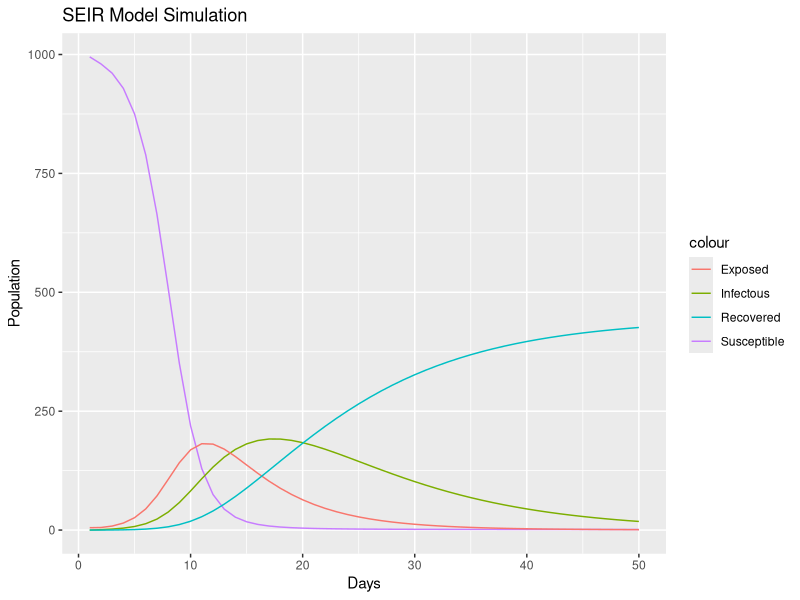
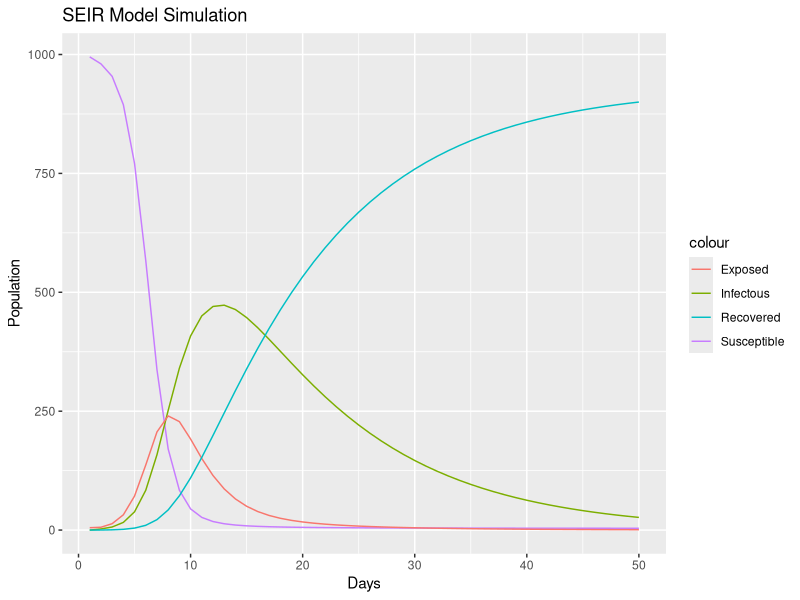

Source code (R) for these figures, in order:
## ---- chunk 1
initial_conditions <- c(S=995, E=5, I=0, R=0)

initial_conditions
## ---- chunk 2
parameters <- c( beta=0.003, sigma=0.2, gamma=0.1)
parameters

## ---- chunk 3
seir_model <- function(time, state, parameters){
   with(as.list(c(state,parameters)), {
     dS <- -beta * S * E
     dE <- beta * S * I  - sigma * E
     dI <- sigma * E  - gamma * I
     dR <- gamma * I
     
  list(c(dS,dE,dI,dR))
  })
}

## ---- chunk 4
library(deSolve)
time <- seq(1, 50, by=1)
seir_out <- ode(
  # inital state
  y = initial_conditions,
  # sequence of time points
  times = time,
  # model function
  func = seir_model, 
  # parameters in the model
  parms = parameters
)
## ---- chunk 5
library(ggplot2)
seir_outs <- as.data.frame(seir_out)
seir_outs
seir_plot <- ggplot(seir_outs, aes(x=time)) +
  geom_line(aes(y= S, color ="Susceptible"))+
  geom_line(aes(y=I, color ="Infectous"))+
  geom_line(aes(y=E, color= "Exposed"))+
  geom_line(aes(y=R, color = "Recovered")) +
  labs(title = "SEIR Model Simulation", x = "Days", y = "Population") 
  
seir_plot 
## ---- chunk 6

R0 <- parameters["beta"]/parameters["gamma"]
R0
## ---- chunk 7
ps <- 1/R0
ps
## ---- chunk 8
param <- c( beta=0.003, sigma=0.5, gamma=0.1)
seir_out <- ode(
  # inital state
  y = initial_conditions,
  # sequence of time points
  times = time,
  # model function
  func = seir_model, 
  # parameters in the model
  parms = param
)
seirs1 <- as.data.frame(seir_out)

library(ggplot2)
seir_plot1 <- ggplot(seirs1, aes(x=time)) +
  geom_line(aes(y= S, color ="Susceptible"))+
  geom_line(aes(y=I, color ="Infectous"))+
  geom_line(aes(y=E, color= "Exposed"))+
  geom_line(aes(y=R, color = "Recovered")) +
  labs(title = "SEIR Model Simulation", x = "Days", y = "Population") 
  
seir_plot1


## ---- chunk 9

Names <- c("Sigma", "día pico de infecc", "num máx de infecc", "duración del brote")
sig01 <- c(0.1, 25, 100, 35)
sig02 <- c(0.2, 15, 187, 40 )
sig05 <- c(0.5, 12, 470, 36 )
df <- rbind (sig01,sig02,sig05)
df <- as.data.frame(df)
Names -> colnames(df)
df
